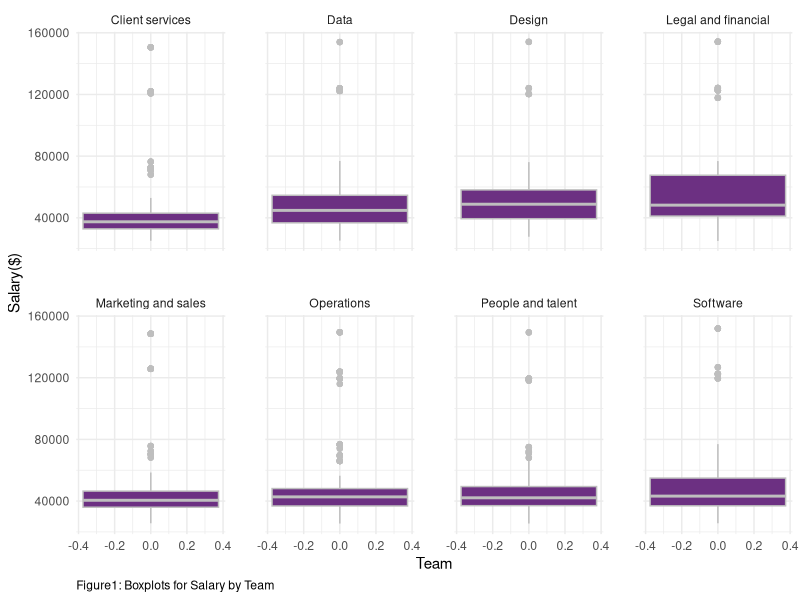
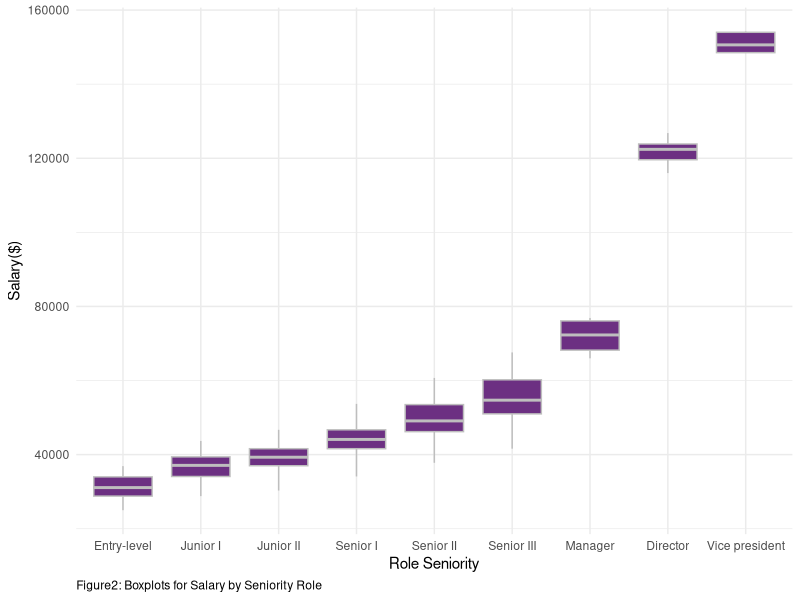
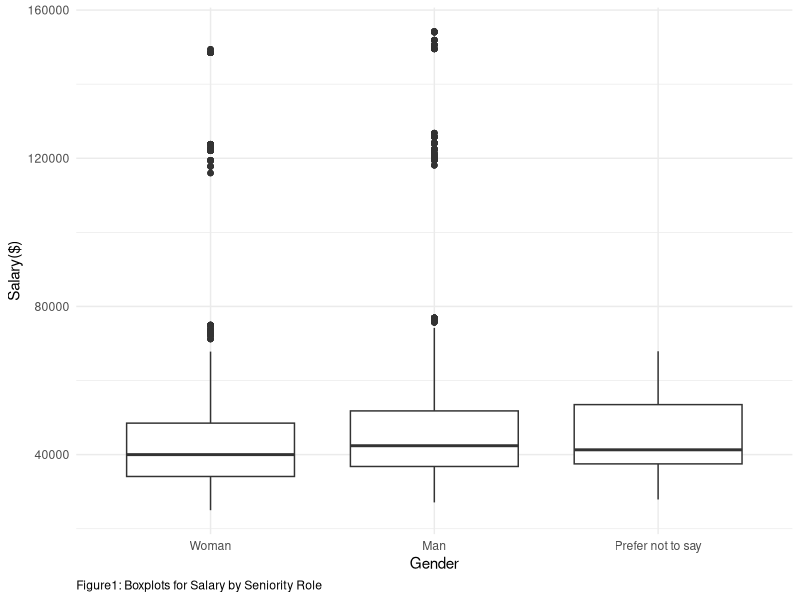
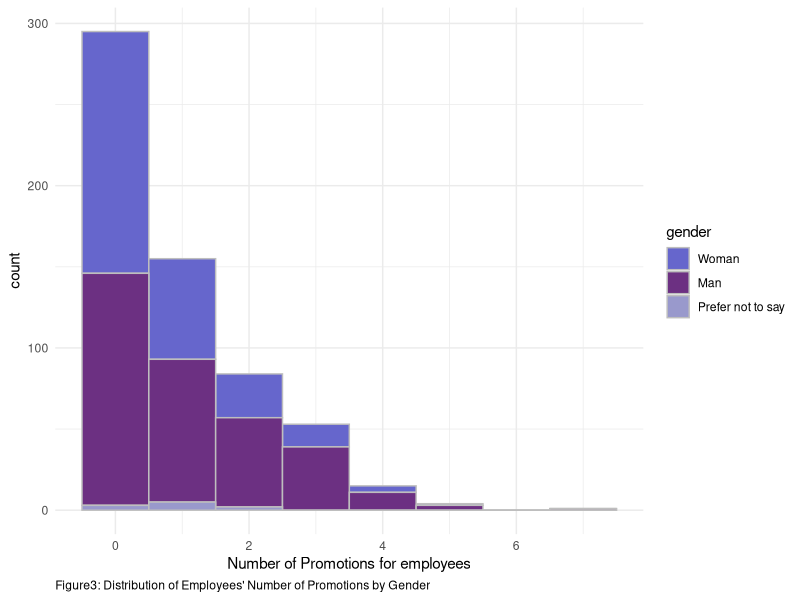
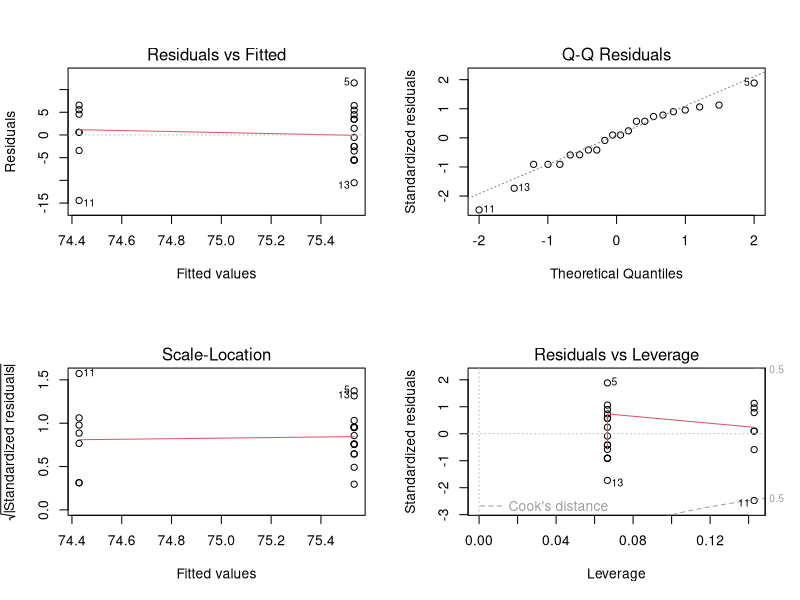
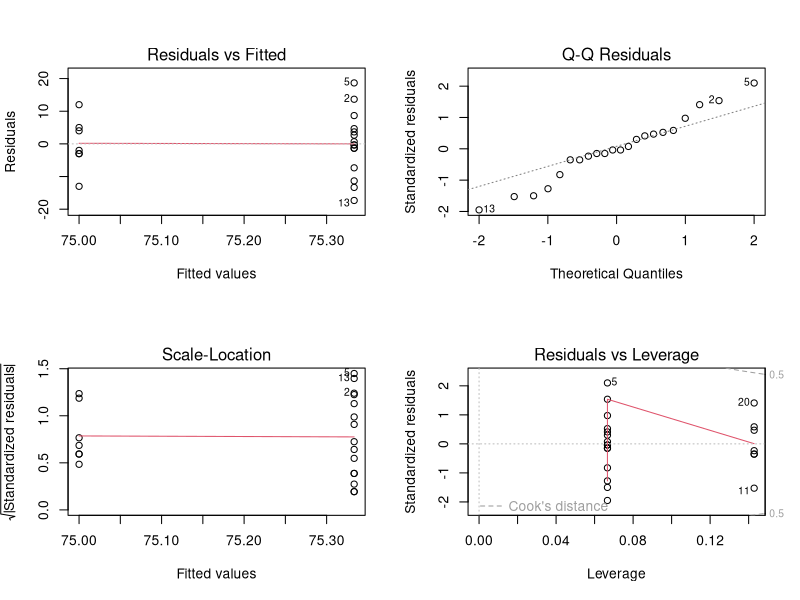
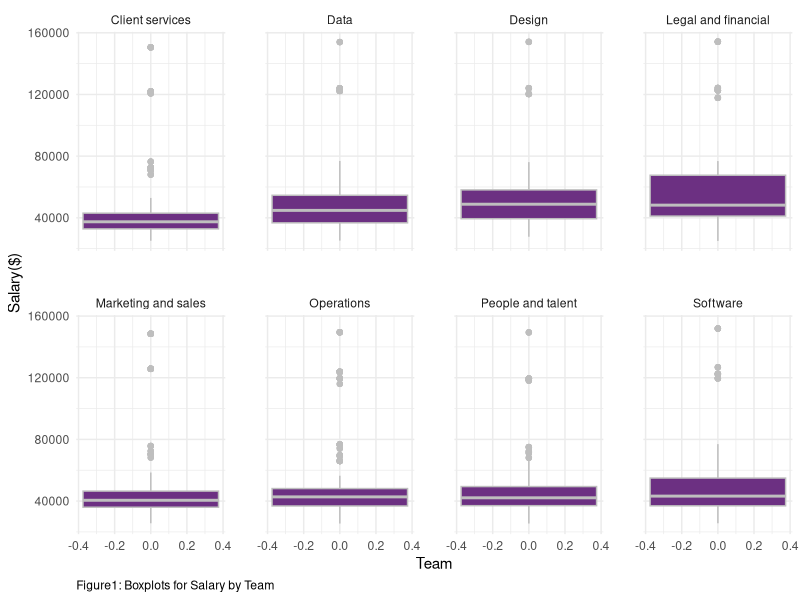
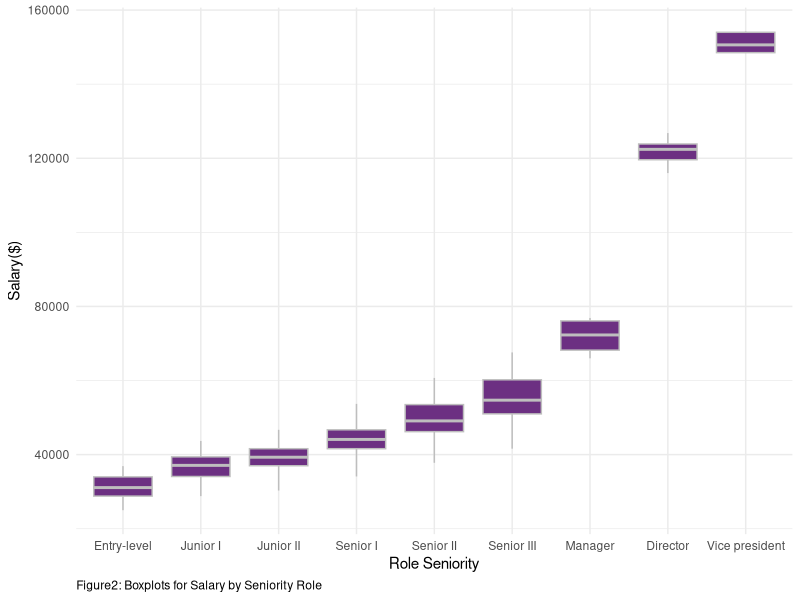

Write R code to recreate these figures, in order.
## ---- chunk 1
library(tidyverse)
library(lme4)
library(mgcv)
library(kableExtra)
#install.packages("gridExtra")
library(gridExtra)
# this should supress all code and messages
knitr::opts_chunk$set(include=FALSE)
## ---- chunk 2
############################################################################################################
#DATA CLEANING PART
############################################################################################################

# read in the data
black_saber_current_employees <- read_csv("data/black-saber-current-employees.csv")

#change salary varaible from characters to doubles
black_saber_current_employees_cleaned <- black_saber_current_employees %>% 
  mutate(salary = str_extract_all(salary, "\\d+,\\d+")) %>% #only extracting the number part(i.e., remove $)
  mutate(salary = str_remove_all(salary, ",")) %>% # remove comma(,)
  mutate(salary = as.numeric(salary)) %>% #change to doubles
  #changing the orders of role as hierarchy, rather than alphabetical order(see below note)
  mutate(role_seniority = fct_relevel(role_seniority, "Manager", after = 7)) %>% 
  mutate(role_seniority = fct_relevel(role_seniority, "Director", after = 7)) %>%
  #changing the orders of gender for clairty in explanation for promotion analaysis part
  mutate(gender = fct_relevel(gender, "Woman", after = 0))

#NOTES
#(Before changing): Director Entry-level Junior I Junior II Manager Senior I Senior II Senior III Vice president
#(After chaning): “Entry-level”,“Junior I”,“JuniorII”,“Senior I”,“Senior II”,“Senior III”,“Manager”, “Director”,“Vicepresident” 

## ---- chunk 3
#########################################################################################################
#EXPLORATORY ANALYSIS
#########################################################################################################
# create a visualisation (a boxplot to see if teams have systematic differences in their salary)
#some teams might be more important to the company 
#e.g., bc it is a software company, software team might be more valuable to the company and thus receive higher salary, yet this is fair in the sense that the Gideon wants salary based on "talent and value to the company”)

my_plot_salary_by_role_team <- black_saber_current_employees_cleaned %>% 
  ggplot(aes(y = salary)) +
  facet_wrap(~team, nrow = 2) +
  geom_boxplot(colour = "grey", fill = "#6C3082") +
  theme_minimal() +
  labs(x = "Team", y= "Salary($)", caption = "Figure1: Boxplots for Salary by Team") + 
  theme(panel.spacing = unit(2, "lines")) +
  theme(plot.caption = element_text(hjust = 0))

my_plot_salary_by_role_team
ggsave("images/salary_boxplot_team.png", width = 6, height = 3.5)

## ---- chunk 4

#exploring whether there is difference in salary by roles.
#there should be difference, since higher the role, the more salary people earn since they are more valuable to the company

my_plot_salary_by_role <- black_saber_current_employees_cleaned %>% 
  ggplot(aes(x = role_seniority, y = salary)) +
  geom_boxplot(colour = "grey", fill = "#6C3082") +
  theme_minimal() +
  labs(x="Role Seniority", y= "Salary($)", caption = "Figure2: Boxplots for Salary by Seniority Role") +
  theme(plot.caption = element_text(hjust = 0))

my_plot_salary_by_role
ggsave("images/salary_boxplot_role.png", width = 6, height = 3)

#side note: does follow the seniority trend, which is Least senior to most senior: “Entry-level”,“Junior I”,“JuniorII”,“Senior I”,“Senior II”,“Senior III”,“Manager”, “Director”,“Vicepresident”

## ---- chunk 5
#########################################################################################################

#exploring whether there is gender difference in salary
my_plot_salary_by_gender <- black_saber_current_employees_cleaned %>% 
  ggplot(aes(x = gender, y = salary)) +
  geom_boxplot() +
  theme_minimal() +
  labs(x = "Gender", y= "Salary($)", caption = "Figure1: Boxplots for Salary by Seniority Role") +
  theme(plot.caption = element_text(hjust = 0))

  
my_plot_salary_by_gender
#result(interpretation of the plot): Gender does not seem to have fixed effect on salary. In other words, no gender bias, which is good considering EDI (but when doing model comparison, we will see whether such is true numerically)

ggsave("images/salary_boxplot_gender.png", width = 6, height = 4)

#########ONE-WAY ANOVA ON SALARY AND GENDER AS GROUP####################

lmod_gender <- lm(salary ~ gender, data = black_saber_current_employees_cleaned)
#summary(lmod_gender)
#HOWEVER, UNLIKE THE VISUALIZATION, THERE WAS A SIGNIFICANT DIFFERENCE IN GENDER! THERE MIGHT BE GENDER BIAS IN SALARY(we will see this in model fitting part)

## ---- chunk 6
#########################################################################################################
#MODEL FITTING
#########################################################################################################

#fitting a linear mixed model while setting financial quarter (financial_q)
#rationale: in some quarters, the company earns a lot of money and so all employees earn more money in that quarter, but when the quarter is not good, all earn less money.

salary_lmer <- lmer(salary ~ gender + team + role_seniority + leadership_for_level + productivity + (1|financial_q), data = black_saber_current_employees_cleaned)
#summary(salary_lmer)

#cannot take face-value to whether team has systematic difference and so just to check, we added this model without team so that when we compare it with salary_lmer, we can know whether we must include team or not fpre better prediction.
salary_lmer_no_team <- lmer(salary ~ gender + role_seniority + leadership_for_level + productivity + (1|financial_q), data = black_saber_current_employees_cleaned)
#summary(salary_lmer)

salary_lmer_no_gender <- lmer(salary ~ team + role_seniority + leadership_for_level + productivity + (1|financial_q), data = black_saber_current_employees_cleaned)
#summary(salary_lmer_no_gender)

## ---- chunk 7
#########################################################################################################
#MODEL COMPARISION TEST
#########################################################################################################


#THIS TEST CONFIRMS THAT THERE IS A GENDER BIAS IN SALARY
lmtest::lrtest(salary_lmer, salary_lmer_no_gender)
#conclusion: indeed, becuase the p-value is significant, simpler model does NOT explain better than complex model = should include gender to have better predictive ability...

## ---- chunk 8
#This test confirms that we need team as predictor
lmtest::lrtest(salary_lmer, salary_lmer_no_team)
## ---- chunk 9
salary_table <- cbind(Estimate = summary(salary_lmer)$coef[,1])
kable(round(salary_table[1:3,],4), col.names = c("Estimate"), caption = "Partial Table of Coefficient Estimates for Salary Model Including Gender", booktabs = TRUE, valign = "t", format = "pandoc") %>%
  kable_styling(latex_options = "scale_down")
## ---- chunk 10
############################################################################################################
#DATA CLEANING PART
############################################################################################################
# create a variable called promotion count that keeps track of the number of times
# each employee got promoted
employee_data <- black_saber_current_employees_cleaned %>%
  mutate(employee_role = as.numeric(role_seniority)) %>%
  select(employee_id, employee_role) %>%
  group_by(employee_id)%>%
  mutate(initial_role=min(employee_role)) %>%
  mutate(current_role=max(employee_role)) %>%
  mutate(promotion_count = current_role - initial_role) %>%
  select(employee_id, promotion_count) %>%
  unique()

# `work_period` variable counts how many financial quarters each employee has gone through
# this gives us an idea of how long each employee has been working at the company
working_period <- black_saber_current_employees_cleaned %>%
  group_by(employee_id) %>%
  summarise(work_period = n())

# create a new variable called `employee_role` which saves role_seniority as numbers and
# create another variable called `initial_role` that indicates the initial role of the employee
role_seniority_data <- black_saber_current_employees_cleaned %>% 
  mutate(employee_role = as.numeric(role_seniority)) %>%
  select(employee_id, employee_role) %>%
  unique()%>%
  group_by(employee_id)%>%
  mutate(initial_role=min(employee_role)) %>%
  mutate(current_role=max(employee_role))

# data that only contains the most recent (2020 Q4) information on each employee
promotion_data <- full_join(black_saber_current_employees_cleaned, employee_data) %>%
  left_join(working_period) %>%
  mutate(year = as.numeric(str_extract_all(financial_q, "\\d+\\d+"))) %>%
  mutate(quarter = as.numeric(substr(financial_q,7,7))) %>% 
  group_by(employee_id) %>%
  mutate(recent_year = max(year)) %>%
  filter(year == recent_year) %>%
  mutate(recent_quarter = max(quarter)) %>%
  filter(quarter == recent_quarter) %>%
  right_join(y = role_seniority_data) %>% 
  filter(employee_role == current_role) %>% 
  select(-c(year, quarter, recent_year, recent_quarter, current_role, employee_role, initial_role))

## ---- chunk 11
#########################################################################################################
#EXPLORATORY ANALYSIS
#########################################################################################################

# proportion of different numbers of promotion
prop.table(table(promotion_data$promotion_count))

# mean number of promotions
mean(promotion_data$promotion_count)
sd(promotion_data$promotion_count)
## ---- chunk 12

promotion_count_by_gender_plot <- promotion_data %>% 
  ggplot(aes(x = promotion_count, fill = gender)) +
  geom_histogram(colour = "grey", binwidth= 1) +
  theme_minimal() +
  labs(x = "Number of Promotions for employees", caption = "Figure3: Distribution of Employees' Number of Promotions by Gender") + 
  scale_fill_manual(values=c("#6666CC", "#6C3082","#9999CC")) +
  theme(plot.caption = element_text(hjust = 0))

promotion_count_by_gender_plot
ggsave("images/promotion_count_by_gender_plot.png", width = 6, height = 4)
## ---- chunk 13
########################################################################################################
# Assumption check
########################################################################################################

mean_variance_model <- promotion_data %>% 
  group_by(gender) %>% 
  summarise(mean = mean(promotion_count), var = round(sd(promotion_count)^2,1))

## ---- chunk 14
#########################################################################################################
#MODEL FITTING
#########################################################################################################
# test model to see if gender, leadership level and productivity of each employee affect their number of promotions
# (offset: account for different work periods for the employees, while allowing for counts to still be the response.)

# model with covariates gender, leadership and productivity
mod1 <- glm(promotion_count ~ gender + leadership_for_level + productivity, family = poisson, offset = log(work_period), data = promotion_data)
# model with covariates leadership and productivity only
mod2 <- glm(promotion_count ~ leadership_for_level + productivity, family = poisson, offset = log(work_period), data = promotion_data)
# model with covariates gender, leadership, productivity, salary, and role_seniority
mod3 <- glm(promotion_count ~ gender + leadership_for_level + productivity + salary + role_seniority, family = poisson, offset = log(work_period), data = promotion_data)
# model with covariates leadership, productivity, salary, and role_seniority only
mod4 <- glm(promotion_count ~ leadership_for_level + productivity + salary + role_seniority, family = poisson, offset = log(work_period), data = promotion_data)

# compare models with common covariates of leadership and productivity, with and without gender
anova(mod1, mod2, test = "Chisq")
# more complex model with gender is better

# compare models with common covariates of leadership, productivity, salary, and role_seniority, with and without gender
anova(mod3, mod4, test = "Chisq")
# more complex model with gender is better

# compare the two preferable models from the previous tests to determine the final model
anova(mod1, mod3, test = "Chisq")
# strong evidence against the hypothesis that the simpler model fits the data just well
## ---- chunk 15
table <- cbind(Estimate = summary(mod3)$coef[,1],
               confint(mod3))
kable(round(table,4), caption = "Estimates with 95% confidence intervals", booktabs = TRUE, valign = "t", format = "pandoc") %>%
  kable_styling(latex_options = "scale_down")
## ---- chunk 16
#########################################################################################################
#DATA CLEANING PART
#########################################################################################################

# read in the data
phase1_applicants <- read.csv("data/phase1-new-grad-applicants-2020.csv")
phase2_applicants <- read.csv("data/phase2-new-grad-applicants-2020.csv")
phase3_applicants <- read.csv("data/phase3-new-grad-applicants-2020.csv")
final_hired <- read.csv("data/final-hires-newgrad_2020.csv")

#make new variable which tells whether applicant is accepted for each phase or not
#add gender if the dataset doesn't have
final_hired_cleaned <- final_hired %>% 
  mutate(hired = 1)

phase3_applicants_cleaned <- phase3_applicants %>% 
  full_join(final_hired_cleaned) %>% 
  mutate(hired = replace_na(hired, 0)) %>% 
  left_join(phase2_applicants) %>% 
  select(applicant_id : hired, gender) %>% 
  mutate(gender = fct_relevel(gender, "Woman", after = 0)) %>% 
  mutate(hired_word = case_when(hired == 0 ~ "Fail", 
                                         hired == 1 ~ "Pass")) %>% 
  mutate(phase2accepted = 1)

phase2_applicants_cleaned <- phase2_applicants %>% 
  full_join(phase3_applicants_cleaned) %>% 
  mutate(phase2accepted = replace_na(phase2accepted, 0)) %>% 
  select(applicant_id, gender, technical_skills:speaking_skills, phase2accepted) %>%
  mutate(gender = fct_relevel(gender, "Woman", after = 0)) %>% 
  mutate(phase2accepted_word = case_when(phase2accepted == 0 ~ "Fail", 
                                         phase2accepted == 1 ~ "Pass")) %>% 
  mutate(phase1accepted = 1) # %>% 
  #filter(gender != "Prefer not to say")

phase1_applicants_cleaned <- phase1_applicants %>% 
  full_join(phase2_applicants_cleaned) %>% 
  select(applicant_id:work_experience, phase1accepted) %>% 
  mutate(phase1accepted = replace_na(phase1accepted, 0)) %>%
  mutate(gender = fct_relevel(gender, "Woman", after = 0)) %>% 
  mutate(phase1accepted_word = case_when(phase1accepted == 0 ~ "Fail",
                                         phase1accepted == 1 ~ "Pass"))

phase2_applicants_cleaned <- filter(phase2_applicants_cleaned, gender != "Prefer not to say")
## ---- chunk 17
#########################################################################################################
#EXPLORATORY ANALYSIS
#########################################################################################################

#proportion of female
sum(phase1_applicants$gender == "Woman") / nrow(phase1_applicants)
sum(phase1_applicants$gender == "Prefer not to say") / nrow(phase1_applicants)
sum(phase2_applicants_cleaned$phase2accepted ==1) / nrow(phase2_applicants_cleaned)

# create a visualisation (a boxplot to see if gender has systematic differences in their phase approved)

#stacked bar chart that displays the proportion of applicants with each accepted group, for each gender
bar_proportion_phase1 <- ggplot(data = phase1_applicants_cleaned, aes(x = gender, fill = phase1accepted_word)) +
  geom_bar(position = "fill") +
  scale_fill_manual(values=c("#9999CC", "#6C3082")) +
  theme_minimal() +
  labs(title = "Pass Rate in Phase 1 by Gender",
       x = "Gender", y = "Approved Proportion") + 
  theme(legend.position = "none")

bar_proportion_phase2 <- ggplot(data = phase2_applicants_cleaned, aes(x = gender, fill = phase2accepted_word)) +
  geom_bar(position = "fill") +
  scale_fill_manual(values=c("#9999CC", "#6C3082")) +
  theme_minimal() +
  labs(title = "Pass Rate in Phase 2 by Gender",
       x = "Gender", y = "Approved Proportion") +
  theme(legend.title = element_blank())

bar_proportion_phase1_2 <- arrangeGrob(bar_proportion_phase1, bar_proportion_phase2, ncol=2)
ggsave(file="images/hiring_barchart_gender.png", bar_proportion_phase1_2)

box_interviewer1 <- ggplot(phase3_applicants_cleaned, aes(x = gender, y = interviewer_rating_1)) +
  geom_boxplot() +
  ylim(55, 95) +
  theme_minimal() +
  labs(title = "interviewer1 scores by Gender", x = "Gender", y= "rating") +
  theme(plot.title = element_text(hjust = 0.5))
  
box_interviewer2 <- ggplot(phase3_applicants_cleaned, aes(x = gender, y = interviewer_rating_2)) +
  geom_boxplot() +
  ylim(55, 95) +
  theme_minimal() +
  labs(title = "interviewer2 scores by Gender", x = "Gender", y= "rating") +
  theme(plot.title = element_text(hjust = 0.5))

box_proportion_interviewer1_2 <- arrangeGrob(box_interviewer1, box_interviewer2, ncol=2)
ggsave(file="images/hiring_boxplot_gender.png", box_proportion_interviewer1_2)
## ---- chunk 18
#########################################################################################################
#MODEL FITTING
#########################################################################################################

#use generalized linear model since all variables take large part of grades

#model where gender is only predictor
phase1_gender <- glm(phase1accepted ~ gender, family = binomial, data = phase1_applicants_cleaned)
confint(phase1_gender)

#generalized linear model with all variables except for gender
phase1_glm_no_gender <- glm(phase1accepted ~ team_applied_for + cover_letter + cv+ gpa + extracurriculars + work_experience, family = binomial(link = "logit"), data = phase1_applicants_cleaned)

#generalized linear model with all variables including gender
phase1_glm <- glm(phase1accepted ~ team_applied_for + cover_letter + cv+ gpa + gender +  extracurriculars + work_experience, family = binomial(link = "logit"), data = phase1_applicants_cleaned)

#deviance test to know including gender is better
drop_in_deviance <- anova(phase1_glm_no_gender, phase1_glm, test = "Chisq")
drop_in_deviance
## ---- chunk 19
#model where gender is only predictor
phase2_gender <- glm(phase2accepted ~ gender, family = binomial, data = phase2_applicants_cleaned)
confint(phase2_gender)

#generalized linear model with all variables except for gender
phase2_glm_no_gender <- glm(phase2accepted ~ technical_skills + writing_skills + speaking_skills + leadership_presence , family = binomial(link = "logit"), data = phase2_applicants_cleaned)

#generalized linear model with all variables including gender
phase2_glm <- glm(phase2accepted ~ technical_skills + writing_skills + speaking_skills + leadership_presence + gender, family = binomial(link = "logit"), data = phase2_applicants_cleaned)

#deviance test to know including gender is better
drop_in_deviance <- anova(phase2_glm_no_gender, phase2_glm, test = "Chisq")
drop_in_deviance
## ---- chunk 20
#Simple linear model with gender covariate for interviewer 1
phase3_interviewer1 <- lm(interviewer_rating_1 ~ gender, data = phase3_applicants_cleaned)
confint(phase3_interviewer1)

#Simple linear model with gender covariate for interviewer 2
phase3_interviewer2 <- lm(interviewer_rating_2 ~ gender, data = phase3_applicants_cleaned)
confint(phase3_interviewer2)

#Checking assumption
par(mfrow=c(2,2))
plot(phase3_interviewer1)
par(mfrow=c(2,2))
plot(phase3_interviewer2)
## ---- chunk 21
salary_table <- cbind(Estimate = summary(salary_lmer)$coef[,1])
kable(round(salary_table[,],4), col.names = c("Estimate"), caption = "Full Table of Coefficient Estimates for Salary Model", booktabs = TRUE, valign = "t", format = "pandoc") %>%
  kable_styling(latex_options = "scale_down")
